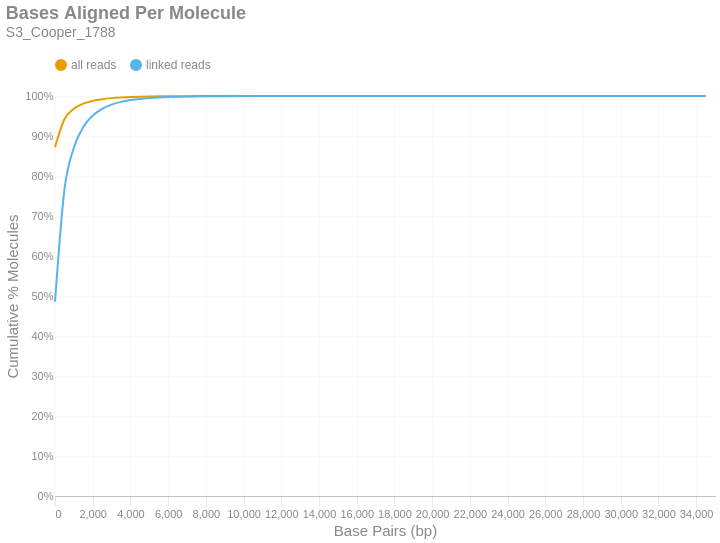

This figure's notebook cell:
### Markdown cell above
### Bases Aligned Per Molecule
This is a cumulative frequency distribution showing the number of base pairs aligned per unique molecule. These data are shown in 500 bp bins. There are two distributions: one with `all reads` (yellow) and another with only `linked reads` (blue). The percent of molecules in the `linked reads` distribution is relative to the total number of linked molecules.

### Code cell
if SKIPLR:
    print_html(f"Skipped")
else:
    binned_df = consolidated_hist(valids['aligned_bp'], mask, 500, True)
    with SafeRender(binned_df):
        (
            density_plot(binned_df, 'Bases Aligned Per Molecule', samplename, 'basesper')
            .encode(
                x=alt.X('bin:Q', title="Base Pairs (bp)").axis(tickMinStep=500).scale(padding=0),
                y=alt.Y('value:Q', title='Cumulative % Molecules')
                    .axis(format='%')
                    .scale(domain = [0,1])
                    .stack(False),
                color=alt.Color("key:N").scale(domain = ["all reads", "linked reads"]),
                tooltip = [
                    alt.Tooltip("key:N", title = "Data Type"),
                    alt.Tooltip("range_label:N", title="Bases Aligned Per Molecule"),
                    alt.Tooltip("value:Q", format = ".2%", title="% Molecules (Cum.)")
                ]
            )
        ).display()

### Figure 1 — Vega-Lite specification as saved in the notebook (floating-point values rounded to 4 significant figures)
{"width": "container", "height": 400, "config": {"title": {"anchor": "start", "dy": -15, "fontSize": 18, "color": "#888888", "subtitleColor": "#888888", "subtitleFontSize": 14}, "arc": {"fill": "#0072B2"}, "axis": {"domainColor": "#888888", "domainWidth": 0.5, "gridWidth": 0.2, "grid": false, "titleFontWeight": 400, "titleFontSize": 15, "labelFontSize": 11, "labelColor": "#888888", "tickColor": "#888888", "tickWidth": 0.2, "titleColor": "#888888"}, "axisBand": {"grid": false}, "axisX": {"grid": true, "tickSize": 10, "domainCap": "round"}, "axisY": {"domain": false, "grid": true, "tickSize": 0, "domainCap": "round"}, "background": "transparent", "header": {"labelFontSize": 15, "labelColor": "#888888", "titleFontSize": 15, "titleFontWeight": 600, "titleColor": "#888888"}, "legend": {"labelFont": "sans-serif", "labelFontSize": 12, "labelColor": "#888888", "symbolSize": 100, "symbolType": "circle", "titleFontSize": 12, "titlePadding": 10, "titleColor": "#888888", "title": null, "orient": "top"}, "range": {"category": ["#E69F00", "#56B4E9", "#009E73", "#F0E442", "#0072B2", "#D55E00", "#CC79A7", "#000000"], "diverging": ["#cfe8f3", "#a2d4ec", "#73bfe2", "#46abdb", "#1696d2", "#12719e"]}, "area": {"fill": "#0072B2", "fillOpacity": 0.7, "line": true, "strokeOpacity": 0.7}, "line": {"color": "#0072B2", "stroke": "#0072B2", "strokeWidth": 2}, "trail": {"color": "#0072B2", "stroke": "#0072B2", "strokeWidth": 0, "size": 1}, "point": {"filled": true, "fillOpacity": 1.0, "size": 95}, "text": {"color": "#888888", "fontSize": 11, "align": "right", "fontWeight": 400, "size": 11}, "bar": {"fill": "#0072B2", "stroke": null}, "view": {"stroke": null, "continuousWidth": 660, "continuousHeight": 400}}, "data": {"name": "data-468c23eb659f2c9a5c5ce78c89d7ff8d"}, "mark": {"type": "line", "interpolate": "monotone", "point": {"opacity": 0, "size": 275}}, "encoding": {"color": {"field": "key", "scale": {"domain": ["all reads", "linked reads"]}, "type": "nominal"}, "tooltip": [{"field": "key", "title": "Data Type", "type": "nominal"}, {"field": "range_label", "title": "Bases Aligned Per Molecule", "type": "nominal"}, {"field": "value", "format": ".2%", "title": "% Molecules (Cum.)", "type": "quantitative"}], "x": {"axis": {"tickMinStep": 500}, "field": "bin", "scale": {"padding": 0}, "title": "Base Pairs (bp)", "type": "quantitative"}, "y": {"axis": {"format": "%"}, "field": "value", "scale": {"domain": [0, 1]}, "stack": false, "title": "Cumulative % Molecules", "type": "quantitative"}}, "params": [{"name": "param_c36ac31b6afebe62", "select": {"type": "point", "fields": ["key"]}, "bind": "legend"}], "title": {"text": "Bases Aligned Per Molecule", "subtitle": "S3_Cooper_1788"}, "transform": [{"fold": ["all reads (cumsum)", "linked reads (cumsum)"]}, {"calculate": "replace(datum.key, ' (cumsum)', '')", "as": "key"}, {"filter": {"param": "param_c36ac31b6afebe62"}}], "usermeta": {"embedOptions": {"downloadFileName": "S3_Cooper_1788.basesper"}}, "$schema": "https://vega.github.io/schema/vega-lite/v6.1.0.json", "datasets": {"data-468c23eb659f2c9a5c5ce78c89d7ff8d": [{"bin": "0.0", "interval": "0.0-500.0", "all reads": 0.8718, "linked reads": 0.4859, "all reads (cumsum)": 0.8718, "linked reads (cumsum)": 0.4859, "range_label": "0-499"}, {"bin": "500.0", "interval": "500.0-1000.0", "all reads": 0.06995, "linked reads": 0.2797, "all reads (cumsum)": 0.9418, "linked reads (cumsum)": 0.7656, "range_label": "500-999"}, {"bin": "1000.0", "interval": "1000.0-1500.0", "all reads": 0.02613, "linked reads": 0.1052, "all reads (cumsum)": 0.9679, "linked reads (cumsum)": 0.8708, "range_label": "1000-1499"}, {"bin": "1500.0", "interval": "1500.0-2000.0", "all reads": 0.01289, "linked reads": 0.05194, "all reads (cumsum)": 0.9808, "linked reads (cumsum)": 0.9227, "range_label": "1500-1999"}, {"bin": "2000.0", "interval": "2000.0-2500.0", "all reads": 0.006994, "linked reads": 0.02817, "all reads (cumsum)": 0.9878, "linked reads (cumsum)": 0.9509, "range_label": "2000-2499"}, {"bin": "2500.0", "interval": "2500.0-3000.0", "all reads": 0.004254, "linked reads": 0.01714, "all reads (cumsum)": 0.9921, "linked reads (cumsum)": 0.968, "range_label": "2500-2999"}, {"bin": "3000.0", "interval": "3000.0-3500.0", "all reads": 0.002615, "linked reads": 0.01053, "all reads (cumsum)": 0.9947, "linked reads (cumsum)": 0.9786, "range_label": "3000-3499"}, {"bin": "3500.0", "interval": "3500.0-4000.0", "all reads": 0.001682, "linked reads": 0.006775, "all reads (cumsum)": 0.9964, "linked reads (cumsum)": 0.9853, "range_label": "3500-3999"}, {"bin": "4000.0", "interval": "4000.0-4500.0", "all reads": 0.001109, "linked reads": 0.004466, "all reads (cumsum)": 0.9975, "linked reads (cumsum)": 0.9898, "range_label": "4000-4499"}, {"bin": "4500.0", "interval": "4500.0-5000.0", "all reads": 0.0007261, "linked reads": 0.002925, "all reads (cumsum)": 0.9982, "linked reads (cumsum)": 0.9927, "range_label": "4500-4999"}, {"bin": "5000.0", "interval": "5000.0-5500.0", "all reads": 0.0005141, "linked reads": 0.002071, "all reads (cumsum)": 0.9987, "linked reads (cumsum)": 0.9948, "range_label": "5000-5499"}, {"bin": "5500.0", "interval": "5500.0-6000.0", "all reads": 0.0003542, "linked reads": 0.001427, "all reads (cumsum)": 0.9991, "linked reads (cumsum)": 0.9962, "range_label": "5500-5999"}, {"bin": "6000.0", "interval": "6000.0-6500.0", "all reads": 0.0002512, "linked reads": 0.001012, "all reads (cumsum)": 0.9993, "linked reads (cumsum)": 0.9972, "range_label": "6000-6499"}, {"bin": "6500.0", "interval": "6500.0-7000.0", "all reads": 0.0001796, "linked reads": 0.0007234, "all reads (cumsum)": 0.9995, "linked reads (cumsum)": 0.998, "range_label": "6500-6999"}, {"bin": "7000.0", "interval": "7000.0-7500.0", "all reads": 0.0001327, "linked reads": 0.0005345, "all reads (cumsum)": 0.9996, "linked reads (cumsum)": 0.9985, "range_label": "7000-7499"}, {"bin": "7500.0", "interval": "7500.0-8000.0", "all reads": 9.103e-05, "linked reads": 0.0003667, "all reads (cumsum)": 0.9997, "linked reads (cumsum)": 0.9989, "range_label": "7500-7999"}, {"bin": "8000.0", "interval": "8000.0-8500.0", "all reads": 7.375e-05, "linked reads": 0.0002971, "all reads (cumsum)": 0.9998, "linked reads (cumsum)": 0.9992, "range_label": "8000-8499"}, {"bin": "8500.0", "interval": "8500.0-9000.0", "all reads": 5.307e-05, "linked reads": 0.0002138, "all reads (cumsum)": 0.9998, "linked reads (cumsum)": 0.9994, "range_label": "8500-8999"}, {"bin": "9000.0", "interval": "9000.0-9500.0", "all reads": 3.333e-05, "linked reads": 0.0001342, "all reads (cumsum)": 0.9999, "linked reads (cumsum)": 0.9995, "range_label": "9000-9499"}, {"bin": "9500.0", "interval": "9500.0-10000.0", "all reads": 2.592e-05, "linked reads": 0.0001044, "all reads (cumsum)": 0.9999, "linked reads (cumsum)": 0.9996, "range_label": "9500-9999"}, {"bin": "10000.0", "interval": "10000.0-10500.0", "all reads": 2.222e-05, "linked reads": 8.949e-05, "all reads (cumsum)": 0.9999, "linked reads (cumsum)": 0.9997, "range_label": "10000-10499"}, {"bin": "10500.0", "interval": "10500.0-11000.0", "all reads": 1.481e-05, "linked reads": 5.966e-05, "all reads (cumsum)": 0.9999, "linked reads (cumsum)": 0.9998, "range_label": "10500-10999"}, {"bin": "11000.0", "interval": "11000.0-11500.0", "all reads": 9.874e-06, "linked reads": 3.977e-05, "all reads (cumsum)": 1.0, "linked reads (cumsum)": 0.9998, "range_label": "11000-11499"}, {"bin": "11500.0", "interval": "11500.0-12000.0", "all reads": 9.874e-06, "linked reads": 3.977e-05, "all reads (cumsum)": 1.0, "linked reads (cumsum)": 0.9998, "range_label": "11500-11999"}, {"bin": "12000.0", "interval": "12000.0-12500.0", "all reads": 1.08e-05, "linked reads": 4.35e-05, "all reads (cumsum)": 1.0, "linked reads (cumsum)": 0.9999, "range_label": "12000-12499"}, {"bin": "12500.0", "interval": "12500.0-13000.0", "all reads": 8.023e-06, "linked reads": 3.232e-05, "all reads (cumsum)": 1.0, "linked reads (cumsum)": 0.9999, "range_label": "12500-12999"}, {"bin": "13000.0", "interval": "13000.0-13500.0", "all reads": 3.703e-06, "linked reads": 1.492e-05, "all reads (cumsum)": 1.0, "linked reads (cumsum)": 0.9999, "range_label": "13000-13499"}, {"bin": "13500.0", "interval": "13500.0-14000.0", "all reads": 4.937e-06, "linked reads": 1.989e-05, "all reads (cumsum)": 1.0, "linked reads (cumsum)": 1.0, "range_label": "13500-13999"}, {"bin": "14000.0", "interval": "14000.0-14500.0", "all reads": 1.851e-06, "linked reads": 7.458e-06, "all reads (cumsum)": 1.0, "linked reads (cumsum)": 1.0, "range_label": "14000-14499"}, {"bin": "14500.0", "interval": "14500.0-15000.0", "all reads": 2.16e-06, "linked reads": 8.701e-06, "all reads (cumsum)": 1.0, "linked reads (cumsum)": 1.0, "range_label": "14500-14999"}, {"bin": "15000.0", "interval": "15000.0-15500.0", "all reads": 9.257e-07, "linked reads": 3.729e-06, "all reads (cumsum)": 1.0, "linked reads (cumsum)": 1.0, "range_label": "15000-15499"}, {"bin": "15500.0", "interval": "15500.0-16000.0", "all reads": 1.851e-06, "linked reads": 7.458e-06, "all reads (cumsum)": 1.0, "linked reads (cumsum)": 1.0, "range_label": "15500-15999"}, {"bin": "16000.0", "interval": "16000.0-16500.0", "all reads": 9.257e-07, "linked reads": 3.729e-06, "all reads (cumsum)": 1.0, "linked reads (cumsum)": 1.0, "range_label": "16000-16499"}, {"bin": "16500.0", "interval": "16500.0-17000.0", "all reads": 9.257e-07, "linked reads": 3.729e-06, "all reads (cumsum)": 1.0, "linked reads (cumsum)": 1.0, "range_label": "16500-16999"}, {"bin": "17000.0", "interval": "17000.0-17500.0", "all reads": 0.0, "linked reads": 0.0, "all reads (cumsum)": 1.0, "linked reads (cumsum)": 1.0, "range_label": "17000-17499"}, {"bin": "17500.0", "interval": "17500.0-18000.0", "all reads": 0.0, "linked reads": 0.0, "all reads (cumsum)": 1.0, "linked reads (cumsum)": 1.0, "range_label": "17500-17999"}, {"bin": "18000.0", "interval": "18000.0-18500.0", "all reads": 0.0, "linked reads": 0.0, "all reads (cumsum)": 1.0, "linked reads (cumsum)": 1.0, "range_label": "18000-18499"}, {"bin": "18500.0", "interval": "18500.0-19000.0", "all reads": 3.086e-07, "linked reads": 1.243e-06, "all reads (cumsum)": 1.0, "linked reads (cumsum)": 1.0, "range_label": "18500-18999"}, {"bin": "19000.0", "interval": "19000.0-19500.0", "all reads": 3.086e-07, "linked reads": 1.243e-06, "all reads (cumsum)": 1.0, "linked reads (cumsum)": 1.0, "range_label": "19000-19499"}, {"bin": "19500.0", "interval": "19500.0-20000.0", "all reads": 0.0, "linked reads": 0.0, "all reads (cumsum)": 1.0, "linked reads (cumsum)": 1.0, "range_label": "19500-19999"}, {"bin": "20000.0", "interval": "20000.0-20500.0", "all reads": 3.086e-07, "linked reads": 1.243e-06, "all reads (cumsum)": 1.0, "linked reads (cumsum)": 1.0, "range_label": "20000-20499"}, {"bin": "20500.0", "interval": "20500.0-21000.0", "all reads": 0.0, "linked reads": 0.0, "all reads (cumsum)": 1.0, "linked reads (cumsum)": 1.0, "range_label": "20500-20999"}, {"bin": "21000.0", "interval": "21000.0-21500.0", "all reads": 0.0, "linked reads": 0.0, "all reads (cumsum)": 1.0, "linked reads (cumsum)": 1.0, "range_label": "21000-21499"}, {"bin": "21500.0", "interval": "21500.0-22000.0", "all reads": 0.0, "linked reads": 0.0, "all reads (cumsum)": 1.0, "linked reads (cumsum)": 1.0, "range_label": "21500-21999"}, {"bin": "22000.0", "interval": "22000.0-22500.0", "all reads": 3.086e-07, "linked reads": 1.243e-06, "all reads (cumsum)": 1.0, "linked reads (cumsum)": 1.0, "range_label": "22000-22499"}, {"bin": "22500.0", "interval": "22500.0-23000.0", "all reads": 0.0, "linked reads": 0.0, "all reads (cumsum)": 1.0, "linked reads (cumsum)": 1.0, "range_label": "22500-22999"}, {"bin": "23000.0", "interval": "23000.0-23500.0", "all reads": 0.0, "linked reads": 0.0, "all reads (cumsum)": 1.0, "linked reads (cumsum)": 1.0, "range_label": "23000-23499"}, {"bin": "23500.0", "interval": "23500.0-24000.0", "all reads": 0.0, "linked reads": 0.0, "all reads (cumsum)": 1.0, "linked reads (cumsum)": 1.0, "range_label": "23500-23999"}, {"bin": "24000.0", "interval": "24000.0-24500.0", "all reads": 0.0, "linked reads": 0.0, "all reads (cumsum)": 1.0, "linked reads (cumsum)": 1.0, "range_label": "24000-24499"}, {"bin": "24500.0", "interval": "24500.0-25000.0", "all reads": 0.0, "linked reads": 0.0, "all reads (cumsum)": 1.0, "linked reads (cumsum)": 1.0, "range_label": "24500-24999"}, {"bin": "25000.0", "interval": "25000.0-25500.0", "all reads": 0.0, "linked reads": 0.0, "all reads (cumsum)": 1.0, "linked reads (cumsum)": 1.0, "range_label": "25000-25499"}, {"bin": "25500.0", "interval": "25500.0-26000.0", "all reads": 0.0, "linked reads": 0.0, "all reads (cumsum)": 1.0, "linked reads (cumsum)": 1.0, "range_label": "25500-25999"}, {"bin": "26000.0", "interval": "26000.0-26500.0", "all reads": 3.086e-07, "linked reads": 1.243e-06, "all reads (cumsum)": 1.0, "linked reads (cumsum)": 1.0, "range_label": "26000-26499"}, {"bin": "26500.0", "interval": "26500.0-27000.0", "all reads": 0.0, "linked reads": 0.0, "all reads (cumsum)": 1.0, "linked reads (cumsum)": 1.0, "range_label": "26500-26999"}, {"bin": "27000.0", "interval": "27000.0-27500.0", "all reads": 0.0, "linked reads": 0.0, "all reads (cumsum)": 1.0, "linked reads (cumsum)": 1.0, "range_label": "27000-27499"}, {"bin": "27500.0", "interval": "27500.0-28000.0", "all reads": 0.0, "linked reads": 0.0, "all reads (cumsum)": 1.0, "linked reads (cumsum)": 1.0, "range_label": "27500-27999"}, {"bin": "28000.0", "interval": "28000.0-28500.0", "all reads": 0.0, "linked reads": 0.0, "all reads (cumsum)": 1.0, "linked reads (cumsum)": 1.0, "range_label": "28000-28499"}, {"bin": "28500.0", "interval": "28500.0-29000.0", "all reads": 3.086e-07, "linked reads": 1.243e-06, "all reads (cumsum)": 1.0, "linked reads (cumsum)": 1.0, "range_label": "28500-28999"}, {"bin": "29000.0", "interval": "29000.0-29500.0", "all reads": 0.0, "linked reads": 0.0, "all reads (cumsum)": 1.0, "linked reads (cumsum)": 1.0, "range_label": "29000-29499"}, {"bin": "29500.0", "interval": "29500.0-30000.0", "all reads": 0.0, "linked reads": 0.0, "all reads (cumsum)": 1.0, "linked reads (cumsum)": 1.0, "range_label": "29500-29999"}, {"bin": "30000.0", "interval": "30000.0-30500.0", "all reads": 0.0, "linked reads": 0.0, "all reads (cumsum)": 1.0, "linked reads (cumsum)": 1.0, "range_label": "30000-30499"}, {"bin": "30500.0", "interval": "30500.0-31000.0", "all reads": 0.0, "linked reads": 0.0, "all reads (cumsum)": 1.0, "linked reads (cumsum)": 1.0, "range_label": "30500-30999"}, {"bin": "31000.0", "interval": "31000.0-31500.0", "all reads": 0.0, "linked reads": 0.0, "all reads (cumsum)": 1.0, "linked reads (cumsum)": 1.0, "range_label": "31000-31499"}, {"bin": "31500.0", "interval": "31500.0-32000.0", "all reads": 0.0, "linked reads": 0.0, "all reads (cumsum)": 1.0, "linked reads (cumsum)": 1.0, "range_label": "31500-31999"}, {"bin": "32000.0", "interval": "32000.0-32500.0", "all reads": 0.0, "linked reads": 0.0, "all reads (cumsum)": 1.0, "linked reads (cumsum)": 1.0, "range_label": "32000-32499"}, {"bin": "32500.0", "interval": "32500.0-33000.0", "all reads": 0.0, "linked reads": 0.0, "all reads (cumsum)": 1.0, "linked reads (cumsum)": 1.0, "range_label": "32500-32999"}, {"bin": "33000.0", "interval": "33000.0-33500.0", "all reads": 0.0, "linked reads": 0.0, "all reads (cumsum)": 1.0, "linked reads (cumsum)": 1.0, "range_label": "33000-33499"}, {"bin": "33500.0", "interval": "33500.0-34000.0", "all reads": 0.0, "linked reads": 0.0, "all reads (cumsum)": 1.0, "linked reads (cumsum)": 1.0, "range_label": "33500-33999"}, {"bin": "34000.0", "interval": "34000.0-34500.0", "all reads": 0.0, "linked reads": 0.0, "all reads (cumsum)": 1.0, "linked reads (cumsum)": 1.0, "range_label": "34000-34499"}, {"bin": "34500.0", "interval": "34500.0-35000.0", "all reads": 3.086e-07, "linked reads": 1.243e-06, "all reads (cumsum)": 1.0, "linked reads (cumsum)": 1.0, "range_label": "34500-34999"}]}}
